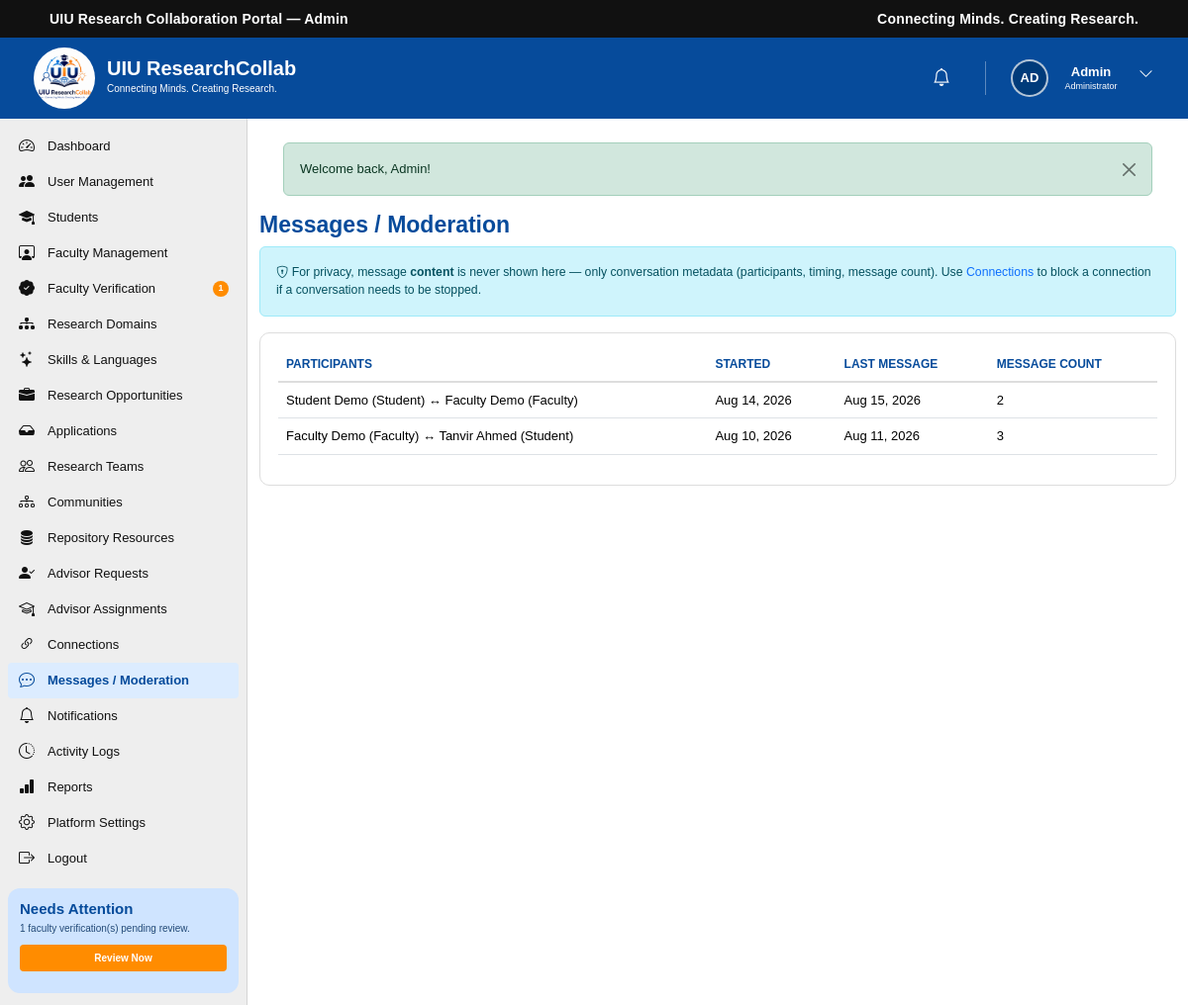
The app's page /admin/messages-monitor.php (signed in) with its own data.
### tables this page shows
CREATE TABLE `users` (
  `id` int(10) UNSIGNED NOT NULL,
  `name` varchar(100) NOT NULL,
  `email` varchar(150) NOT NULL,
  `password` varchar(255) NOT NULL,
  `role` enum('student','faculty','admin') NOT NULL DEFAULT 'student',
  `status` enum('active','inactive','suspended') NOT NULL DEFAULT 'active',
  `email_verified_at` datetime DEFAULT NULL,
  `last_login_at` datetime DEFAULT NULL,
  `created_at` timestamp NOT NULL DEFAULT current_timestamp(),
  `updated_at` timestamp NOT NULL DEFAULT current_timestamp() ON UPDATE current_timestamp()
);

CREATE TABLE IF NOT EXISTS `direct_conversations` (
  `id` int(10) UNSIGNED NOT NULL AUTO_INCREMENT,
  `user_one_id` int(10) UNSIGNED NOT NULL,
  `user_two_id` int(10) UNSIGNED NOT NULL,
  `connection_id` int(10) UNSIGNED DEFAULT NULL,
  `advisor_assignment_id` int(10) UNSIGNED DEFAULT NULL,
  `last_message_at` datetime DEFAULT NULL,
  `created_at` timestamp NOT NULL DEFAULT current_timestamp(),
  `updated_at` timestamp NOT NULL DEFAULT current_timestamp() ON UPDATE current_timestamp(),
  PRIMARY KEY (`id`),
  UNIQUE KEY `uq_conversation_pair` (`user_one_id`,`user_two_id`),
  KEY `idx_conversation_user_two` (`user_two_id`),
  KEY `idx_conversation_connection` (`connection_id`),
  KEY `idx_conversation_assignment` (`advisor_assignment_id`),
  CONSTRAINT `chk_conversation_not_self` CHECK (`user_one_id` <> `user_two_id`)
);

### includes/functions.php (called while the page is built, shortened)
<?php
function e(?string $value): string
{
    return htmlspecialchars((string)$value, ENT_QUOTES, 'UTF-8');
}
function base_url(): string
{
    static $base = null;
    if ($base === null) {
        $root    = str_replace('\\', '/', rtrim(dirname(__DIR__), '/\\'));
        $docRoot = str_replace('\\', '/', rtrim($_SERVER['DOCUMENT_ROOT'] ?? '', '/\\'));
        $base    = ($docRoot !== '' && strpos($root, $docRoot) === 0) ? substr($root, strlen($docRoot)) : '';
    }
    return $base;
}
function url(string $path): string
{
    return base_url() . $path;
}
function time_ago(?string $datetime): string
{
    $ts = strtotime($datetime);
    $diff = time() - $ts;
    return date('M j, Y', $ts);
}
function format_date(?string $date, string $fmt = 'M j, Y'): string
{
    $ts = strtotime($date);
    return $ts ? date($fmt, $ts) : '—';
}
function initials(string $name): string
{
    $parts = array_filter(preg_split('/\s+/', trim($name)));
    $parts = array_values($parts);
    $first = mb_substr($parts[0], 0, 1);
    $last  = count($parts) > 1 ? mb_substr(end($parts), 0, 1) : '';
    return mb_strtoupper($first . $last);
}

### includes/auth.php (called while the page is built, shortened)
<?php
function current_user_id(): ?int
{
    return isset($_SESSION['user_id']) ? (int)$_SESSION['user_id'] : null;
}
function is_logged_in(): bool
{
    return isset($_SESSION['user_id']);
}
function current_user(): ?array
{
    static $cache = null;
    if ($cache === null) {
        $stmt = db()->prepare('SELECT * FROM users WHERE id = ? LIMIT 1');
        $stmt->execute([current_user_id()]);
        $cache = $stmt->fetch() ?: null;
    }
    return $cache;
}

### config/database.php (called while the page is built, shortened)
<?php
function db(): PDO
{
    static $pdo = null;
    if ($pdo === null) {
        $dsn = 'mysql:host=' . DB_HOST . ';dbname=' . DB_NAME . ';charset=' . DB_CHARSET;
        try {
            $pdo = new PDO($dsn, DB_USER, DB_PASS, [
                PDO::ATTR_ERRMODE            => PDO::ERRMODE_EXCEPTION,
                PDO::ATTR_DEFAULT_FETCH_MODE => PDO::FETCH_ASSOC,
                PDO::ATTR_EMULATE_PREPARES   => false,
            ]);
        } catch (PDOException $e) {
            error_log('Database connection failed: ' . $e->getMessage());
            http_response_code(500);
            die('Service temporarily unavailable. Please try again later.');
        }
    }
    return $pdo;
}

### includes/admin_guard.php (called while the page is built, shortened)
<?php
$currentUser = current_user();

### admin/messages-monitor.php (the view, shortened to what this page needs)
<?php
require_once __DIR__ . '/../includes/admin_guard.php';
$pdo = db();
$conversations = $pdo->query(
    "SELECT dc.id, dc.created_at, dc.last_message_at,
            u1.name AS user_one_name, u1.role AS user_one_role,
            u2.name AS user_two_name, u2.role AS user_two_role,
            (SELECT COUNT(*) FROM direct_messages dm WHERE dm.conversation_id = dc.id) AS message_count
     FROM direct_conversations dc
     JOIN users u1 ON u1.id = dc.user_one_id
     JOIN users u2 ON u2.id = dc.user_two_id
     ORDER BY dc.last_message_at IS NULL, dc.last_message_at DESC"
)->fetchAll();
?>
<!DOCTYPE html>
<html lang="en">
<head>
    <link href="https://cdn.jsdelivr.net/npm/bootstrap@5.3.3/dist/css/bootstrap.min.css" rel="stylesheet">
    <link rel="stylesheet" href="https://cdn.jsdelivr.net/npm/bootstrap-icons@1.11.3/font/bootstrap-icons.min.css">
    <link rel="stylesheet" href="../CSS/dashboard.css">
</head>
<body>
<?php require __DIR__ . '/../includes/admin_header.php'; ?>
<?php require __DIR__ . '/../includes/admin_sidebar.php'; ?>
    <main class="dashboard-main">
        <h2 style="color:var(--uiu-blue);font-size:23px;font-weight:700;">Messages / Moderation</h2>
        <div class="alert alert-info small">
            <i class="bi bi-shield-lock"></i> For privacy, message <strong>content</strong> is never shown here — only conversation metadata (participants, timing, message count). Use <a href="<?= e(url('/admin/connections.php')) ?>">Connections</a> to block a connection if a conversation needs to be stopped.
        </div>
        <div class="app-panel">
            <?php if (!$conversations): ?>
                <div class="app-empty-state"><i class="bi bi-chat-dots"></i><p>No conversations yet.</p></div>
            <?php else: ?>
            <div class="table-responsive-wrap">
            <table class="table table-hover">
                <thead><tr><th>Participants</th><th>Started</th><th>Last Message</th><th>Message Count</th></tr></thead>
                <tbody>
                <?php foreach ($conversations as $c): ?>
                    <tr>
                        <td><?= e($c['user_one_name']) ?> (<?= e(ucfirst($c['user_one_role'])) ?>) &harr; <?= e($c['user_two_name']) ?> (<?= e(ucfirst($c['user_two_role'])) ?>)</td>
                        <td><?= format_date($c['created_at']) ?></td>
                        <td><?= $c['last_message_at'] ? e(time_ago($c['last_message_at'])) : '—' ?></td>
                        <td><?= (int)$c['message_count'] ?></td>
                    </tr>
                <?php endforeach; ?>
                </tbody>
            </table>
            </div>
            <?php endif; ?>
        </div>
    </main>
<?php require __DIR__ . '/../includes/footer.php'; ?>
</body>
</html>

### includes/admin_header.php (shortened to what this page needs)
<div class="top-bar">
    <div class="container-fluid">
        <div class="row align-items-center">
            <div class="col-6">
                <div class="portal-title">UIU Research Collaboration Portal — Admin</div>
            </div>
            <div class="col-6 text-end">
                <div class="portal-tagline">Connecting Minds. Creating Research.</div>
            </div>
        </div>
    </div>
</div>
<header class="dashboard-header">
    <div class="dashboard-header-left">
        <a href="<?= e(url('/admin/dashboard.php')) ?>" class="dashboard-logo-link">
            <img src="<?= e(url('/IMAGES/logo.jpg')) ?>" alt="UIU ResearchCollab Logo" class="dashboard-logo">
        </a>
        <div class="dashboard-brand">
            <h1>UIU ResearchCollab</h1>
            <p>Connecting Minds. Creating Research.</p>
        </div>
    </div>
    <div class="dashboard-header-right">
        <div class="header-icon notification-icon">
            <a href="<?= e(url('/admin/notifications.php')) ?>" aria-label="Notifications">
                <i class="bi bi-bell"></i>
            </a>
        </div>
        <div class="dropdown dashboard-user-dropdown">
            <button class="dashboard-user btn p-0 border-0 bg-transparent" type="button" data-bs-toggle="dropdown" aria-expanded="false" aria-label="User menu">
                <span class="user-avatar avatar-initials"><?= e(initials($currentUser['name'])) ?></span>
                <div class="user-information">
                    <h3 class="user-first-name"><?= e(explode(' ', trim($currentUser['name']))[0] ?? $currentUser['name']) ?></h3>
                    <p>Administrator</p>
                </div>
                <span class="user-dropdown-button"><i class="bi bi-chevron-down"></i></span>
            </button>
        </div>
    </div>
</header>
<div class="dashboard-wrapper">

### CSS/dashboard.css (style rules this page uses)
:root { --uiu-blue: #064b9b; --uiu-dark-blue: #003b7a; --uiu-light-blue: #e5f0ff; --uiu-orange: #ff8c00; --uiu-green: #13a538; --uiu-purple: #7b3fc6; --uiu-teal: #00a99d; --text-dark: #111111; --text-medium: #444444; --text-light: #666666; --background: #f5f5f5; --card-background: #ffffff; --border-color: #dddddd; }
* { margin: 0; padding: 0; box-sizing: border-box; }
html { scroll-behavior: smooth; }
body { font-family: Arial, Helvetica, sans-serif; background-color: var(--background); color: var(--text-dark); font-size: 14px; overflow-x: hidden; }
a { text-decoration: none; }
button, input { font-family: inherit; }
img { max-width: 100%; display: block; }
.top-bar { width: 100%; min-height: 38px; background-color: #111111; color: #ffffff; display: flex; align-items: center; }
.top-bar .container-fluid { padding-left: 50px; padding-right: 50px; }
.portal-title { font-size: 14px; font-weight: 700; letter-spacing: 0.2px; line-height: 1.2; }
.portal-tagline { font-size: 14px; font-weight: 600; letter-spacing: 0.2px; line-height: 1.2; }
.dashboard-header { width: 100%; height: 82px; background-color: var(--uiu-blue); display: flex; align-items: center; justify-content: space-between; padding: 30px 30px; color: #ffffff; }
.dashboard-header-left { display: flex; align-items: center; height: 100%; flex-shrink: 0; }
.dashboard-logo-link { display: flex; align-items: center; justify-content: center; width: 70px; height: 70px; }
.dashboard-logo { width: 62px; height: 62px; object-fit: contain; border-radius: 50%; }
.dashboard-brand { margin-left: 8px; line-height: 1; }
.dashboard-brand h1 { margin: 0; color: #ffffff; font-size: 20px; font-weight: 700; line-height: 20px; }
.dashboard-brand p { margin: 1px 0 0; color: #ffffff; font-size: 10px; line-height: 20px; }
.dashboard-header-right { height: 100%; display: flex; align-items: center; justify-content: flex-end; gap: 15px; }
.header-icon { width: 38px; height: 42px; display: flex; align-items: center; justify-content: center; position: relative; }
.dashboard-user { height: 100%; display: flex; align-items: center; gap: 8px; }
.user-avatar { width: 38px; height: 38px; border-radius: 50%; object-fit: cover; border: 2px solid rgba(255, 255, 255, 0.7); }
.user-information { min-width: 70px; }
.user-information h3 { margin: 0; color: #ffffff; font-size: 13px; font-weight: 700; line-height: 16px; }
.user-information p { margin: 0; color: #ffffff; font-size: 9px; line-height: 12px; }
.user-dropdown-button { width: 25px; height: 30px; border: none; background: transparent; color: #ffffff; font-size: 15px; cursor: pointer; }
.dashboard-wrapper { width: 100%; min-height: calc(100vh - 102px); display: flex; align-items: stretch; }
.dashboard-main { flex: 1; min-width: 0; background-color: #ffffff; padding: 10px 12px 20px; }
.avatar-initials { display: flex; align-items: center; justify-content: center; background-color: var(--uiu-dark-blue); color: #ffffff; font-size: 13px; font-weight: 700; }
.header-icon a { width: 35px; height: 35px; border: none; background: transparent; color: #ffffff; font-size: 18px; cursor: pointer; display: flex; align-items: center; justify-content: center; position: relative; }
.dashboard-user-dropdown { height: 100%; display: flex; align-items: center; }

### admin/messages-monitor.php (style rules this page uses)
.app-panel { background:#fff;border:1px solid var(--border-color);border-radius:10px;padding:14px 18px;margin-bottom:12px }
.table thead th { color:var(--uiu-blue);font-size:12px;text-transform:uppercase;border-bottom:2px solid var(--border-color) }
.table td { vertical-align:middle;font-size:13px }
.table-responsive-wrap { overflow-x:auto }

### records on screen
users: name "AD", name "Admin"
direct_conversations: users.name "Student Demo", users.role "Student", users.name "Faculty Demo", users.role "Faculty", created_at "Aug 14, 2026", last_message_at "Aug 15, 2026", message_count "2"
direct_conversations: users.name "Faculty Demo", users.role "Faculty", users.name "Tanvir Ahmed", users.role "Student", created_at "Aug 10, 2026", last_message_at "Aug 11, 2026", message_count "3"

### other values on screen
$label "Dashboard"
$label "User Management"
$label "Students"
$label "Faculty Management"
$label "Faculty Verification"
$pendingVerificationCount "1"
$label "Research Domains"
$label "Skills & Languages"
$label "Research Opportunities"
$label "Applications"
$label "Research Teams"
$label "Communities"
$label "Repository Resources"
$label "Advisor Requests"
$label "Advisor Assignments"
